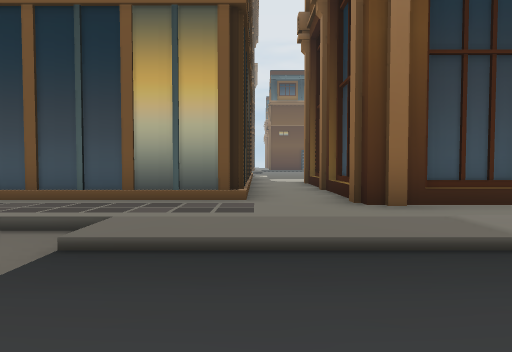
view 1 (above)

24 first-person views from a walk through a scene from a Unity 3-D project. The camera is 1.3 m above the floor, tilts 2° down and sees 75° across. The floor is counted in squares, 2 m on a side. Each view is taken from the middle of a square. On the plan, view 1 faces up. The plan holds only what a view shows up to about 10 squares ahead; the rest is blank. The place goes on beyond the plan.

view 2
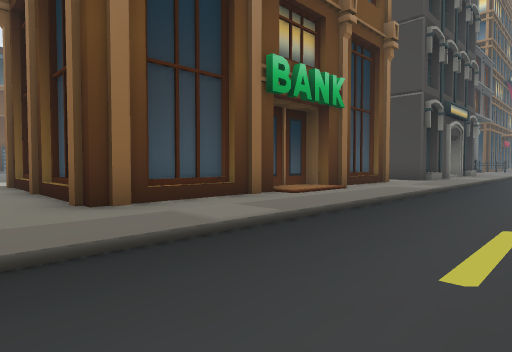

view 3
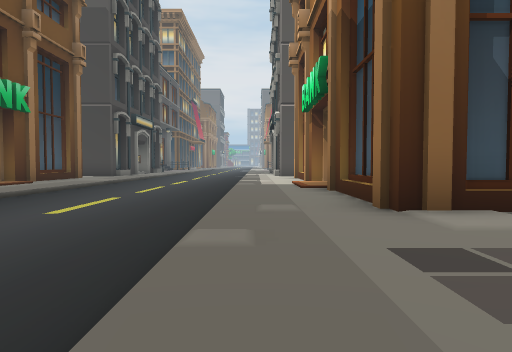

view 4
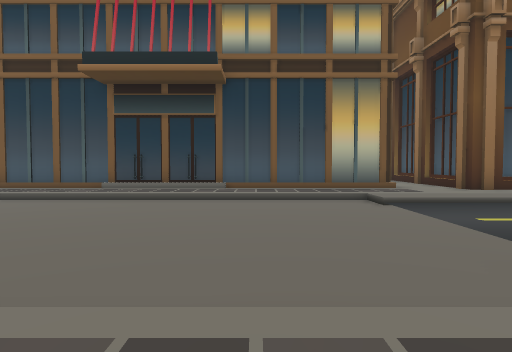

view 5
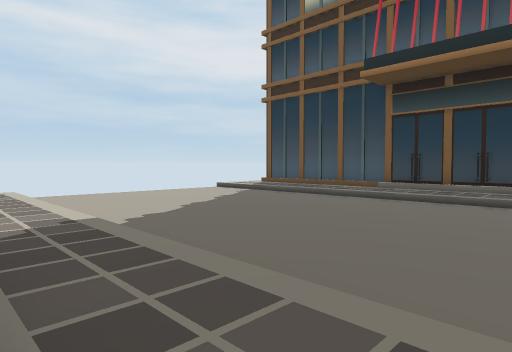

view 6
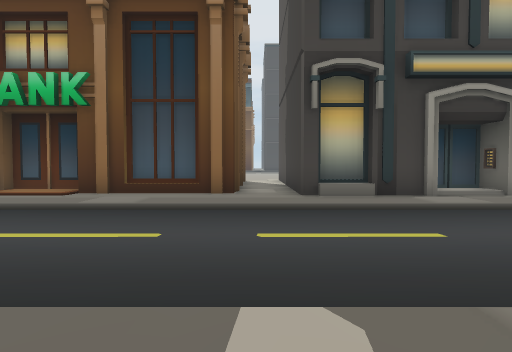

view 7
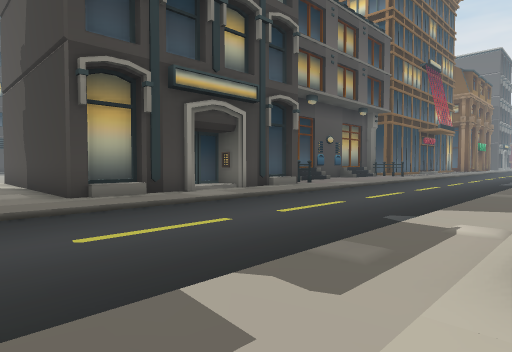

view 8
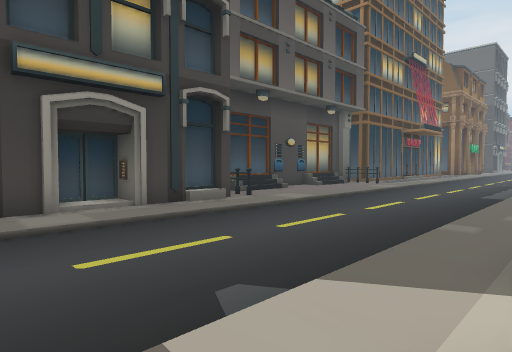

view 9
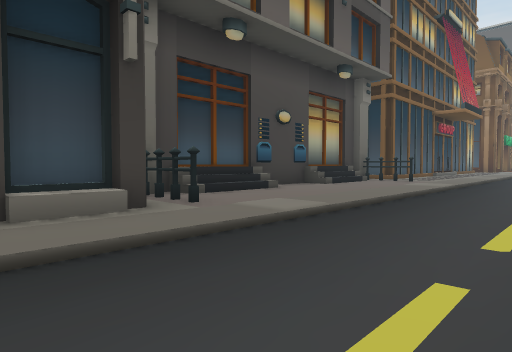

view 10
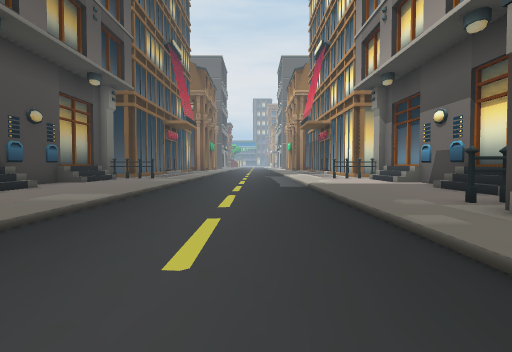

view 11
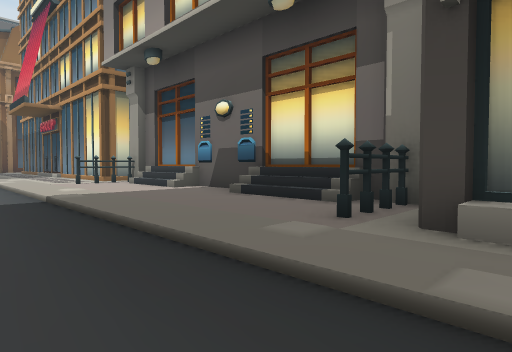

view 12
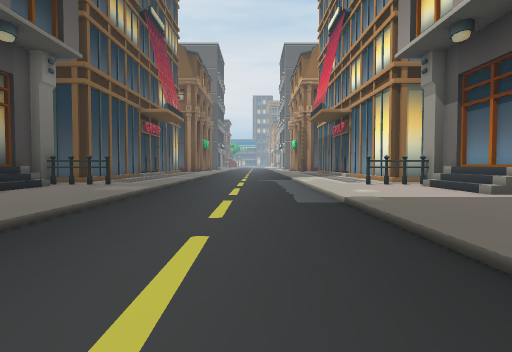

view 13
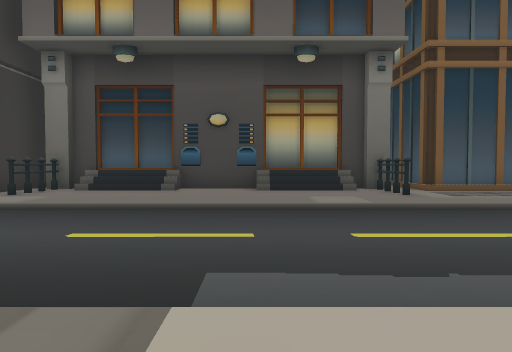

view 14
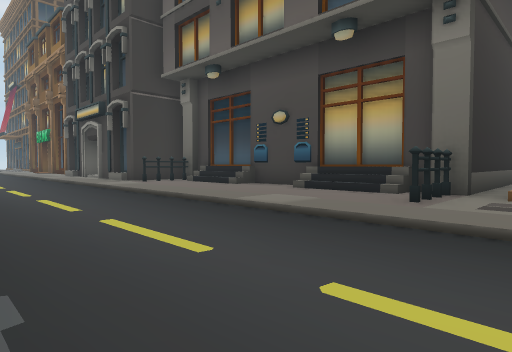

view 15
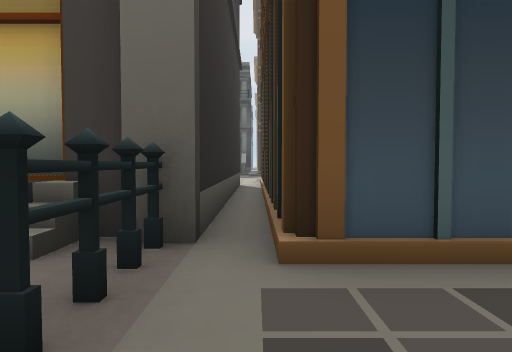

view 16
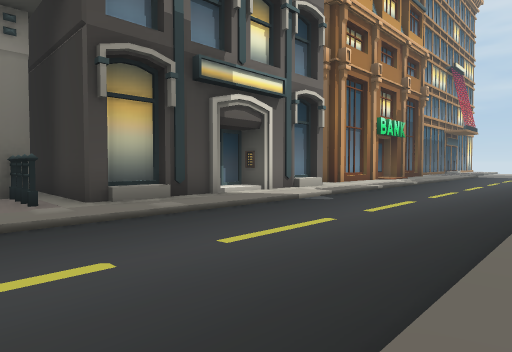

view 17
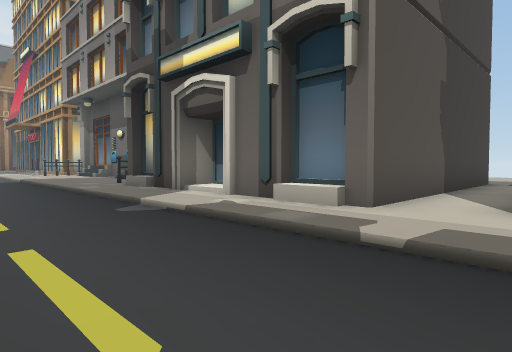

view 18
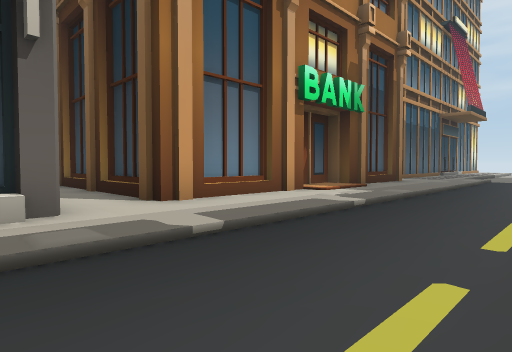

view 19
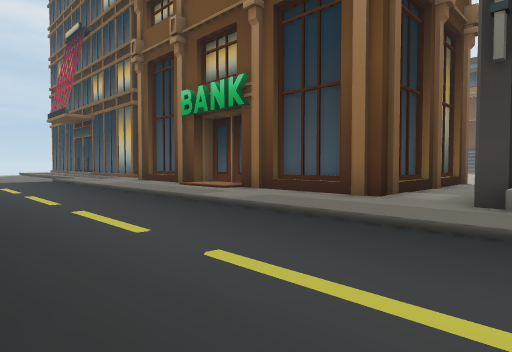

view 20
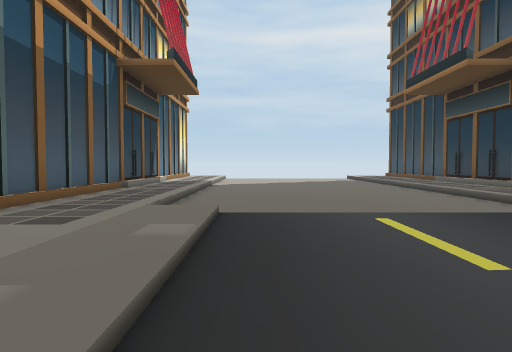

view 21
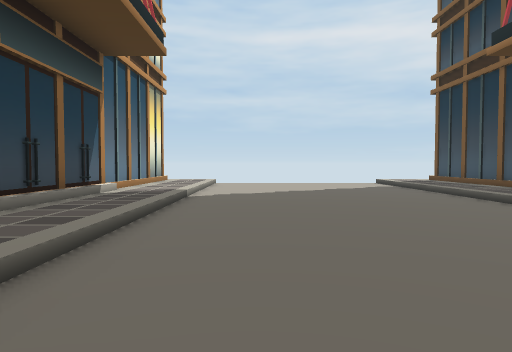

view 22
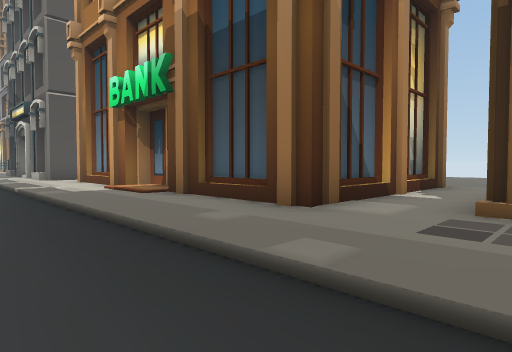

view 23
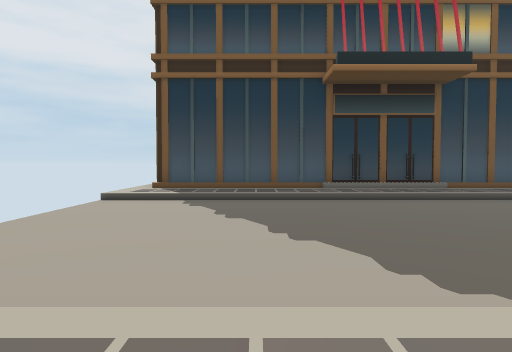

view 24
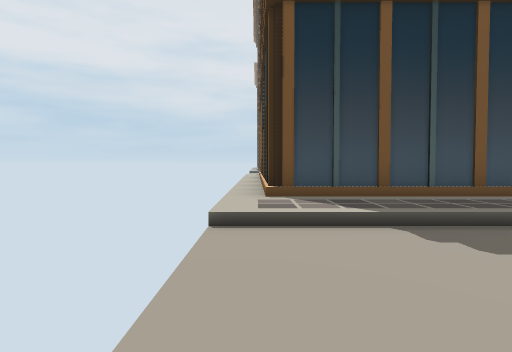

### Floor plan
Key: @ floor where view 1 was taken; # wall or solid block; . main floor; : floor 0.25 m higher than the main floor; / step, stairs or slope; = window, fence, low wall or low ledge; ^ raised ledge; B building.
Columns run from 13 left of view 1 to 30 right of it. Each row starts with its distance up from view 1.
 13                                          #/B
 12                                          =/B
 11                                          =/B
 10  B          B  B       B                 =/B
  9  B          B  B       B B               =/B
  8  B          B  B       B B               =/B
  7  B          B  B       B B               =/B
  6  BBBBB   BBBB  B       B B      B^########/B
  5                BBBBBBBBB B  BB  B#:::::::#/
  4                          B B  B B#:::::::::
  3 ............::::::::::::::/::::/::::::::::::
  2 ............................................
  1 ............................................
  0 .............@..............................
 -1 ............................................
 -2 ............::::::::::::::/://:/:::::::::::
 -3                        ::B/B/ B B#::::::::
 -4    /     /     BBBBBBBBB B  BB  B#:::::::#
 -5   BBBB   BBBB  B       B B      B^########
 -6                B       B B      B
 -7                B       B B      B
 -8                B       B B
 -9                B       B B
-10                          B

Positions as (right, up) in squares from view 1, and headings:
1: (0, 0), facing up
2: (0, 0), facing up-right
3: (-2, -2), facing right
4: (-4, -4), facing up
5: (-4, -4), facing up-left
6: (11, -3), facing up
7: (10, -3), facing up-right
8: (13, -3), facing up-right
9: (17, 0), facing up-right
10: (15, 0), facing right
11: (18, 0), facing down-right
12: (19, 0), facing right
13: (25, -3), facing up
14: (30, -1), facing up-left
15: (29, 3), facing up
16: (21, 3), facing down-left
17: (10, 1), facing down-right
18: (13, 1), facing down-left
19: (13, -1), facing up-left
20: (3, -1), facing left
21: (-1, -1), facing left
22: (-1, 0), facing down-right
23: (-10, -4), facing up
24: (-13, 0), facing up
